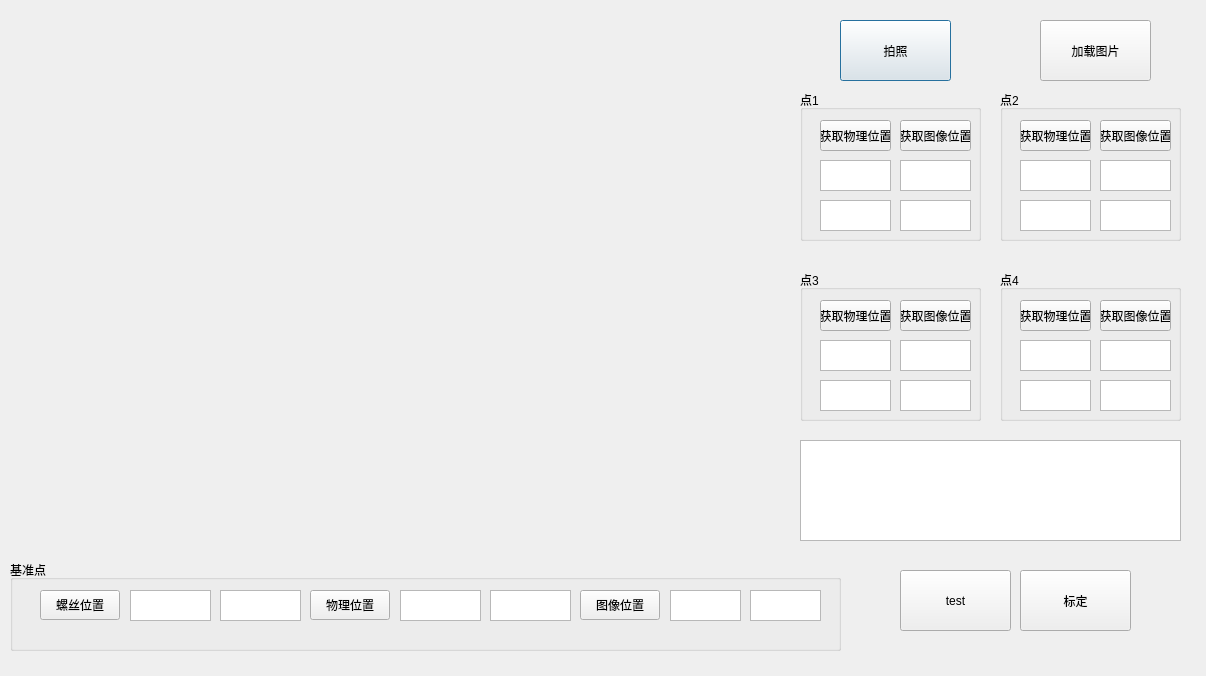
<?xml version="1.0" encoding="UTF-8"?>
<ui version="4.0">
 <class>Dialog</class>
 <widget class="QDialog" name="Dialog">
  <property name="geometry">
   <rect>
    <x>0</x>
    <y>0</y>
    <width>1206</width>
    <height>676</height>
   </rect>
  </property>
  <property name="windowTitle">
   <string>Dialog</string>
  </property>
  <widget class="QWidget" name="widget" native="true">
   <property name="geometry">
    <rect>
     <x>0</x>
     <y>0</y>
     <width>741</width>
     <height>521</height>
    </rect>
   </property>
  </widget>
  <widget class="QPushButton" name="pushButtonSnapOne">
   <property name="geometry">
    <rect>
     <x>840</x>
     <y>20</y>
     <width>111</width>
     <height>61</height>
    </rect>
   </property>
   <property name="text">
    <string>拍照</string>
   </property>
  </widget>
  <widget class="QPushButton" name="pushButtonPicOne">
   <property name="geometry">
    <rect>
     <x>1040</x>
     <y>20</y>
     <width>111</width>
     <height>61</height>
    </rect>
   </property>
   <property name="text">
    <string>加载图片</string>
   </property>
  </widget>
  <widget class="QPushButton" name="pushButtonCalibra">
   <property name="geometry">
    <rect>
     <x>1020</x>
     <y>570</y>
     <width>111</width>
     <height>61</height>
    </rect>
   </property>
   <property name="text">
    <string>标定</string>
   </property>
  </widget>
  <widget class="QGroupBox" name="groupBox">
   <property name="geometry">
    <rect>
     <x>10</x>
     <y>560</y>
     <width>831</width>
     <height>91</height>
    </rect>
   </property>
   <property name="title">
    <string>基准点</string>
   </property>
   <widget class="QPushButton" name="pushButton_StdW">
    <property name="geometry">
     <rect>
      <x>300</x>
      <y>30</y>
      <width>80</width>
      <height>30</height>
     </rect>
    </property>
    <property name="text">
     <string>物理位置</string>
    </property>
   </widget>
   <widget class="QTextEdit" name="textEdit_wStdx">
    <property name="geometry">
     <rect>
      <x>390</x>
      <y>30</y>
      <width>81</width>
      <height>31</height>
     </rect>
    </property>
   </widget>
   <widget class="QTextEdit" name="textEdit_wStdy">
    <property name="geometry">
     <rect>
      <x>480</x>
      <y>30</y>
      <width>81</width>
      <height>31</height>
     </rect>
    </property>
   </widget>
   <widget class="QPushButton" name="pushButton_Stdpix">
    <property name="enabled">
     <bool>true</bool>
    </property>
    <property name="geometry">
     <rect>
      <x>570</x>
      <y>30</y>
      <width>80</width>
      <height>30</height>
     </rect>
    </property>
    <property name="text">
     <string>图像位置</string>
    </property>
   </widget>
   <widget class="QTextEdit" name="textEdit_pStdx">
    <property name="geometry">
     <rect>
      <x>660</x>
      <y>30</y>
      <width>71</width>
      <height>31</height>
     </rect>
    </property>
   </widget>
   <widget class="QTextEdit" name="textEdit_pStdy">
    <property name="geometry">
     <rect>
      <x>740</x>
      <y>30</y>
      <width>71</width>
      <height>31</height>
     </rect>
    </property>
   </widget>
   <widget class="QTextEdit" name="textEdit_ShangStdx">
    <property name="geometry">
     <rect>
      <x>120</x>
      <y>30</y>
      <width>81</width>
      <height>31</height>
     </rect>
    </property>
   </widget>
   <widget class="QTextEdit" name="textEdit_ShangStdy">
    <property name="geometry">
     <rect>
      <x>210</x>
      <y>30</y>
      <width>81</width>
      <height>31</height>
     </rect>
    </property>
   </widget>
   <widget class="QPushButton" name="pushButton_ShangStd">
    <property name="geometry">
     <rect>
      <x>30</x>
      <y>30</y>
      <width>80</width>
      <height>30</height>
     </rect>
    </property>
    <property name="text">
     <string>螺丝位置</string>
    </property>
   </widget>
  </widget>
  <widget class="QGroupBox" name="groupBox_2">
   <property name="geometry">
    <rect>
     <x>800</x>
     <y>90</y>
     <width>181</width>
     <height>151</height>
    </rect>
   </property>
   <property name="title">
    <string>点1</string>
   </property>
   <widget class="QPushButton" name="pushButton1_stdw">
    <property name="geometry">
     <rect>
      <x>20</x>
      <y>30</y>
      <width>71</width>
      <height>31</height>
     </rect>
    </property>
    <property name="text">
     <string>获取物理位置</string>
    </property>
   </widget>
   <widget class="QTextEdit" name="textEdit1_wx">
    <property name="geometry">
     <rect>
      <x>20</x>
      <y>70</y>
      <width>71</width>
      <height>31</height>
     </rect>
    </property>
   </widget>
   <widget class="QTextEdit" name="textEdit1_wy">
    <property name="geometry">
     <rect>
      <x>20</x>
      <y>110</y>
      <width>71</width>
      <height>31</height>
     </rect>
    </property>
   </widget>
   <widget class="QPushButton" name="pushButton1_stdp">
    <property name="geometry">
     <rect>
      <x>100</x>
      <y>30</y>
      <width>71</width>
      <height>31</height>
     </rect>
    </property>
    <property name="text">
     <string>获取图像位置</string>
    </property>
   </widget>
   <widget class="QTextEdit" name="textEdit1_px">
    <property name="geometry">
     <rect>
      <x>100</x>
      <y>70</y>
      <width>71</width>
      <height>31</height>
     </rect>
    </property>
   </widget>
   <widget class="QTextEdit" name="textEdit1_py">
    <property name="geometry">
     <rect>
      <x>100</x>
      <y>110</y>
      <width>71</width>
      <height>31</height>
     </rect>
    </property>
   </widget>
  </widget>
  <widget class="QGroupBox" name="groupBox_3">
   <property name="geometry">
    <rect>
     <x>1000</x>
     <y>90</y>
     <width>181</width>
     <height>151</height>
    </rect>
   </property>
   <property name="title">
    <string>点2</string>
   </property>
   <widget class="QPushButton" name="pushButton2_stdw">
    <property name="geometry">
     <rect>
      <x>20</x>
      <y>30</y>
      <width>71</width>
      <height>31</height>
     </rect>
    </property>
    <property name="text">
     <string>获取物理位置</string>
    </property>
   </widget>
   <widget class="QTextEdit" name="textEdit2_wx">
    <property name="geometry">
     <rect>
      <x>20</x>
      <y>70</y>
      <width>71</width>
      <height>31</height>
     </rect>
    </property>
   </widget>
   <widget class="QTextEdit" name="textEdit2_wy">
    <property name="geometry">
     <rect>
      <x>20</x>
      <y>110</y>
      <width>71</width>
      <height>31</height>
     </rect>
    </property>
   </widget>
   <widget class="QPushButton" name="pushButton2_stdp">
    <property name="geometry">
     <rect>
      <x>100</x>
      <y>30</y>
      <width>71</width>
      <height>31</height>
     </rect>
    </property>
    <property name="text">
     <string>获取图像位置</string>
    </property>
   </widget>
   <widget class="QTextEdit" name="textEdit2_px">
    <property name="geometry">
     <rect>
      <x>100</x>
      <y>70</y>
      <width>71</width>
      <height>31</height>
     </rect>
    </property>
   </widget>
   <widget class="QTextEdit" name="textEdit2_py">
    <property name="geometry">
     <rect>
      <x>100</x>
      <y>110</y>
      <width>71</width>
      <height>31</height>
     </rect>
    </property>
   </widget>
  </widget>
  <widget class="QGroupBox" name="groupBox_4">
   <property name="geometry">
    <rect>
     <x>800</x>
     <y>270</y>
     <width>181</width>
     <height>151</height>
    </rect>
   </property>
   <property name="title">
    <string>点3</string>
   </property>
   <widget class="QPushButton" name="pushButton3_stdw">
    <property name="geometry">
     <rect>
      <x>20</x>
      <y>30</y>
      <width>71</width>
      <height>31</height>
     </rect>
    </property>
    <property name="text">
     <string>获取物理位置</string>
    </property>
   </widget>
   <widget class="QTextEdit" name="textEdit3_wx">
    <property name="geometry">
     <rect>
      <x>20</x>
      <y>70</y>
      <width>71</width>
      <height>31</height>
     </rect>
    </property>
   </widget>
   <widget class="QTextEdit" name="textEdit3_wy">
    <property name="geometry">
     <rect>
      <x>20</x>
      <y>110</y>
      <width>71</width>
      <height>31</height>
     </rect>
    </property>
   </widget>
   <widget class="QPushButton" name="pushButton3_stdp">
    <property name="geometry">
     <rect>
      <x>100</x>
      <y>30</y>
      <width>71</width>
      <height>31</height>
     </rect>
    </property>
    <property name="text">
     <string>获取图像位置</string>
    </property>
   </widget>
   <widget class="QTextEdit" name="textEdit3_px">
    <property name="geometry">
     <rect>
      <x>100</x>
      <y>70</y>
      <width>71</width>
      <height>31</height>
     </rect>
    </property>
   </widget>
   <widget class="QTextEdit" name="textEdit3_py">
    <property name="geometry">
     <rect>
      <x>100</x>
      <y>110</y>
      <width>71</width>
      <height>31</height>
     </rect>
    </property>
   </widget>
  </widget>
  <widget class="QGroupBox" name="groupBox_5">
   <property name="geometry">
    <rect>
     <x>1000</x>
     <y>270</y>
     <width>181</width>
     <height>151</height>
    </rect>
   </property>
   <property name="title">
    <string>点4</string>
   </property>
   <widget class="QPushButton" name="pushButton4_stdw">
    <property name="geometry">
     <rect>
      <x>20</x>
      <y>30</y>
      <width>71</width>
      <height>31</height>
     </rect>
    </property>
    <property name="text">
     <string>获取物理位置</string>
    </property>
   </widget>
   <widget class="QTextEdit" name="textEdit4_wx">
    <property name="geometry">
     <rect>
      <x>20</x>
      <y>70</y>
      <width>71</width>
      <height>31</height>
     </rect>
    </property>
   </widget>
   <widget class="QTextEdit" name="textEdit4_wy">
    <property name="geometry">
     <rect>
      <x>20</x>
      <y>110</y>
      <width>71</width>
      <height>31</height>
     </rect>
    </property>
   </widget>
   <widget class="QPushButton" name="pushButton4_stdp">
    <property name="geometry">
     <rect>
      <x>100</x>
      <y>30</y>
      <width>71</width>
      <height>31</height>
     </rect>
    </property>
    <property name="text">
     <string>获取图像位置</string>
    </property>
   </widget>
   <widget class="QTextEdit" name="textEdit4_px">
    <property name="geometry">
     <rect>
      <x>100</x>
      <y>70</y>
      <width>71</width>
      <height>31</height>
     </rect>
    </property>
   </widget>
   <widget class="QTextEdit" name="textEdit4_py">
    <property name="geometry">
     <rect>
      <x>100</x>
      <y>110</y>
      <width>71</width>
      <height>31</height>
     </rect>
    </property>
   </widget>
  </widget>
  <widget class="QTextEdit" name="textEdit_Data">
   <property name="geometry">
    <rect>
     <x>800</x>
     <y>440</y>
     <width>381</width>
     <height>101</height>
    </rect>
   </property>
  </widget>
  <widget class="QPushButton" name="pushButton_Test">
   <property name="geometry">
    <rect>
     <x>900</x>
     <y>570</y>
     <width>111</width>
     <height>61</height>
    </rect>
   </property>
   <property name="text">
    <string>test</string>
   </property>
  </widget>
 </widget>
 <resources/>
 <connections/>
</ui>
